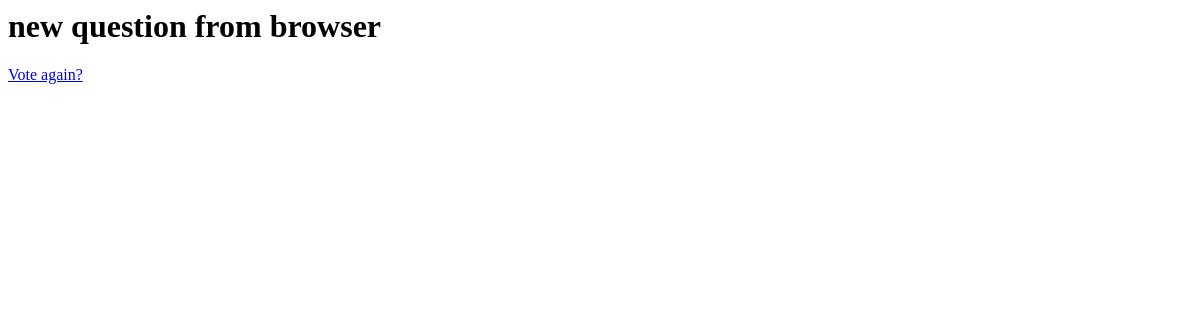
The app's page /polls/3/ (signed in), older data.
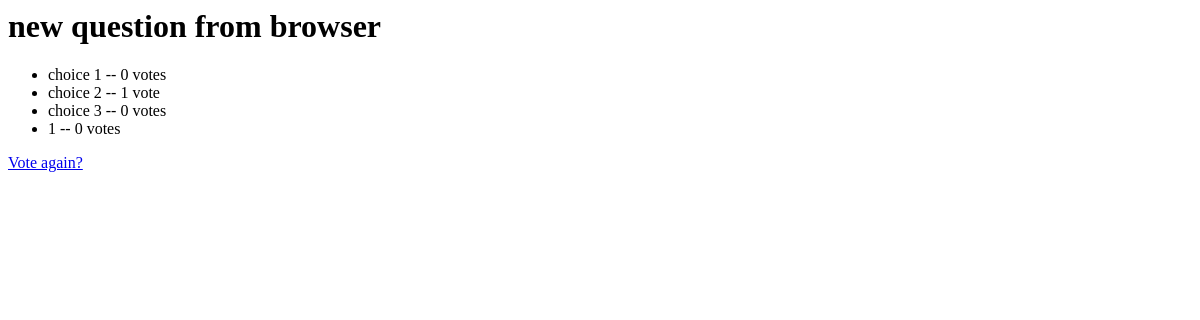
The same page, newer data.
### polls/models.py (models this page shows, shortened)
class Question(models.Model):
    author = models.ForeignKey(PollUser, on_delete=models.CASCADE, null=True, blank=True)
    question_text = models.CharField(max_length=200)
    pub_date = models.DateTimeField("date published")

class Choice(models.Model):
    question = models.ForeignKey(Question, on_delete=models.CASCADE)
    choice_text = models.CharField(max_length=200)
    votes = models.IntegerField(default=0)

### polls/views.py (the view)
# urls.py: path("<int:question_id>/", views.detail, name="detail"),
def detail(request, question_id):
    if request.user.is_authenticated:
        question = get_object_or_404(Question, pk=question_id)
        if question.author.user == request.user:
            return render(request, "polls/results.html", {"question": question, "is_author": True})
        else:
            return render(request, "polls/detail.html", {"question": question, "is_author": False})
    else:
        return HttpResponseRedirect('/polls/login')

### polls/templates/polls/results.html
<h1>{{ question.question_text }}</h1>
<ul>
{% for choice in question.choice_set.all %}
    <li>{{ choice.choice_text }} -- {{ choice.votes }} vote{{ choice.votes|pluralize }}</li>
{% endfor %}
</ul>
<a href="{% url 'polls:detail' question.id %}">Vote again?</a>

Row changes from the older to the newer data that the page shows:
added Choice: choice_text "choice 1", votes "0"
added Choice: choice_text "choice 2", votes "1"
added Choice: choice_text "choice 3", votes "0"
added Choice: choice_text "1", votes "0"
